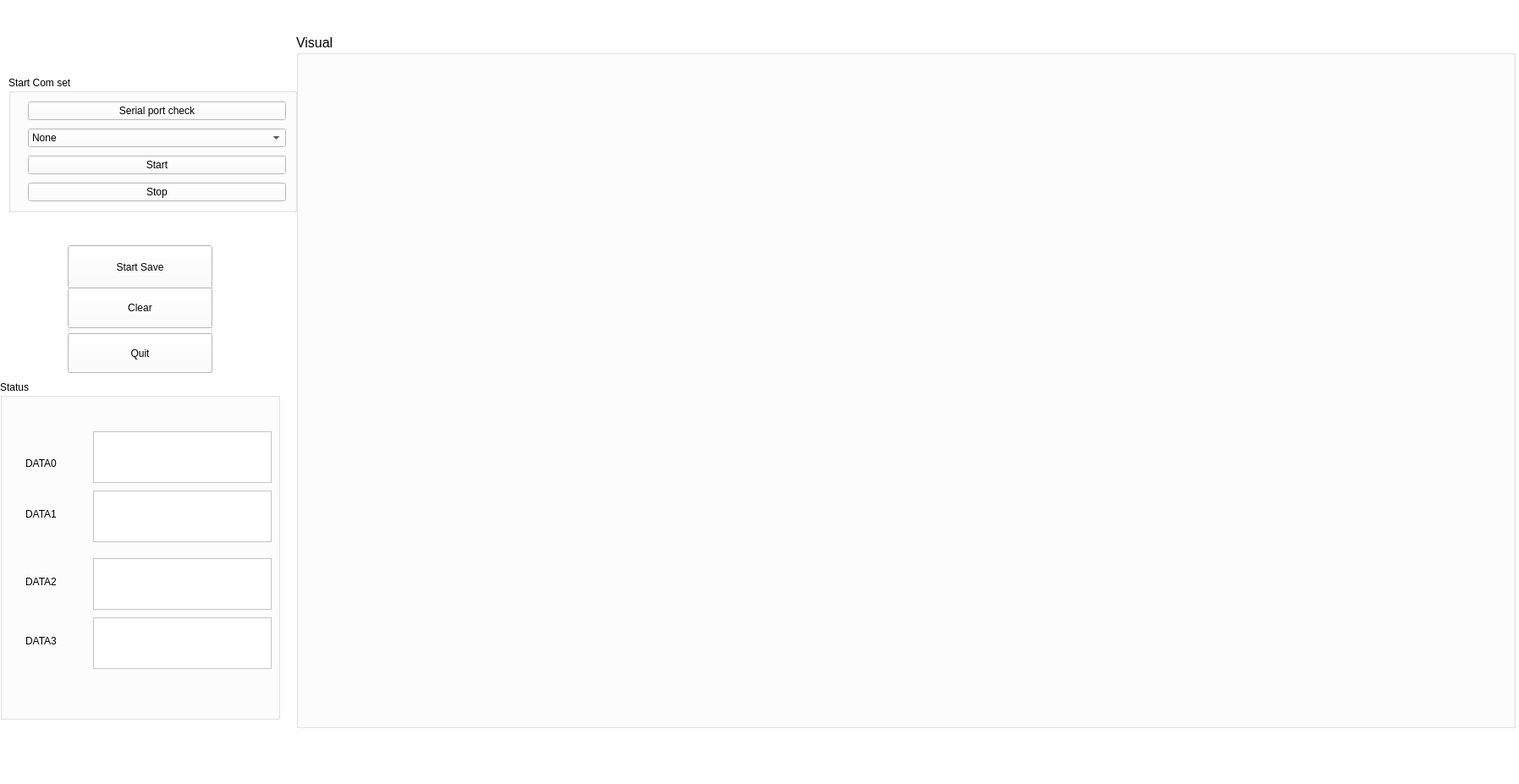
<?xml version="1.0" encoding="UTF-8"?>
<ui version="4.0">
 <class>Form</class>
 <widget class="QWidget" name="Form">
  <property name="geometry">
   <rect>
    <x>0</x>
    <y>0</y>
    <width>1795</width>
    <height>927</height>
   </rect>
  </property>
  <property name="palette">
   <palette>
    <active>
     <colorrole role="WindowText">
      <brush brushstyle="SolidPattern">
       <color alpha="255">
        <red>0</red>
        <green>0</green>
        <blue>0</blue>
       </color>
      </brush>
     </colorrole>
     <colorrole role="Button">
      <brush brushstyle="SolidPattern">
       <color alpha="255">
        <red>255</red>
        <green>255</green>
        <blue>255</blue>
       </color>
      </brush>
     </colorrole>
     <colorrole role="Light">
      <brush brushstyle="SolidPattern">
       <color alpha="255">
        <red>255</red>
        <green>255</green>
        <blue>255</blue>
       </color>
      </brush>
     </colorrole>
     <colorrole role="Midlight">
      <brush brushstyle="SolidPattern">
       <color alpha="255">
        <red>255</red>
        <green>255</green>
        <blue>255</blue>
       </color>
      </brush>
     </colorrole>
     <colorrole role="Dark">
      <brush brushstyle="SolidPattern">
       <color alpha="255">
        <red>127</red>
        <green>127</green>
        <blue>127</blue>
       </color>
      </brush>
     </colorrole>
     <colorrole role="Mid">
      <brush brushstyle="SolidPattern">
       <color alpha="255">
        <red>170</red>
        <green>170</green>
        <blue>170</blue>
       </color>
      </brush>
     </colorrole>
     <colorrole role="Text">
      <brush brushstyle="SolidPattern">
       <color alpha="255">
        <red>0</red>
        <green>0</green>
        <blue>0</blue>
       </color>
      </brush>
     </colorrole>
     <colorrole role="BrightText">
      <brush brushstyle="SolidPattern">
       <color alpha="255">
        <red>255</red>
        <green>255</green>
        <blue>255</blue>
       </color>
      </brush>
     </colorrole>
     <colorrole role="ButtonText">
      <brush brushstyle="SolidPattern">
       <color alpha="255">
        <red>0</red>
        <green>0</green>
        <blue>0</blue>
       </color>
      </brush>
     </colorrole>
     <colorrole role="Base">
      <brush brushstyle="SolidPattern">
       <color alpha="255">
        <red>255</red>
        <green>255</green>
        <blue>255</blue>
       </color>
      </brush>
     </colorrole>
     <colorrole role="Window">
      <brush brushstyle="SolidPattern">
       <color alpha="255">
        <red>255</red>
        <green>255</green>
        <blue>255</blue>
       </color>
      </brush>
     </colorrole>
     <colorrole role="Shadow">
      <brush brushstyle="SolidPattern">
       <color alpha="255">
        <red>0</red>
        <green>0</green>
        <blue>0</blue>
       </color>
      </brush>
     </colorrole>
     <colorrole role="AlternateBase">
      <brush brushstyle="SolidPattern">
       <color alpha="255">
        <red>255</red>
        <green>255</green>
        <blue>255</blue>
       </color>
      </brush>
     </colorrole>
     <colorrole role="ToolTipBase">
      <brush brushstyle="SolidPattern">
       <color alpha="255">
        <red>255</red>
        <green>255</green>
        <blue>220</blue>
       </color>
      </brush>
     </colorrole>
     <colorrole role="ToolTipText">
      <brush brushstyle="SolidPattern">
       <color alpha="255">
        <red>0</red>
        <green>0</green>
        <blue>0</blue>
       </color>
      </brush>
     </colorrole>
     <colorrole role="PlaceholderText">
      <brush brushstyle="SolidPattern">
       <color alpha="128">
        <red>0</red>
        <green>0</green>
        <blue>0</blue>
       </color>
      </brush>
     </colorrole>
    </active>
    <inactive>
     <colorrole role="WindowText">
      <brush brushstyle="SolidPattern">
       <color alpha="255">
        <red>0</red>
        <green>0</green>
        <blue>0</blue>
       </color>
      </brush>
     </colorrole>
     <colorrole role="Button">
      <brush brushstyle="SolidPattern">
       <color alpha="255">
        <red>255</red>
        <green>255</green>
        <blue>255</blue>
       </color>
      </brush>
     </colorrole>
     <colorrole role="Light">
      <brush brushstyle="SolidPattern">
       <color alpha="255">
        <red>255</red>
        <green>255</green>
        <blue>255</blue>
       </color>
      </brush>
     </colorrole>
     <colorrole role="Midlight">
      <brush brushstyle="SolidPattern">
       <color alpha="255">
        <red>255</red>
        <green>255</green>
        <blue>255</blue>
       </color>
      </brush>
     </colorrole>
     <colorrole role="Dark">
      <brush brushstyle="SolidPattern">
       <color alpha="255">
        <red>127</red>
        <green>127</green>
        <blue>127</blue>
       </color>
      </brush>
     </colorrole>
     <colorrole role="Mid">
      <brush brushstyle="SolidPattern">
       <color alpha="255">
        <red>170</red>
        <green>170</green>
        <blue>170</blue>
       </color>
      </brush>
     </colorrole>
     <colorrole role="Text">
      <brush brushstyle="SolidPattern">
       <color alpha="255">
        <red>0</red>
        <green>0</green>
        <blue>0</blue>
       </color>
      </brush>
     </colorrole>
     <colorrole role="BrightText">
      <brush brushstyle="SolidPattern">
       <color alpha="255">
        <red>255</red>
        <green>255</green>
        <blue>255</blue>
       </color>
      </brush>
     </colorrole>
     <colorrole role="ButtonText">
      <brush brushstyle="SolidPattern">
       <color alpha="255">
        <red>0</red>
        <green>0</green>
        <blue>0</blue>
       </color>
      </brush>
     </colorrole>
     <colorrole role="Base">
      <brush brushstyle="SolidPattern">
       <color alpha="255">
        <red>255</red>
        <green>255</green>
        <blue>255</blue>
       </color>
      </brush>
     </colorrole>
     <colorrole role="Window">
      <brush brushstyle="SolidPattern">
       <color alpha="255">
        <red>255</red>
        <green>255</green>
        <blue>255</blue>
       </color>
      </brush>
     </colorrole>
     <colorrole role="Shadow">
      <brush brushstyle="SolidPattern">
       <color alpha="255">
        <red>0</red>
        <green>0</green>
        <blue>0</blue>
       </color>
      </brush>
     </colorrole>
     <colorrole role="AlternateBase">
      <brush brushstyle="SolidPattern">
       <color alpha="255">
        <red>255</red>
        <green>255</green>
        <blue>255</blue>
       </color>
      </brush>
     </colorrole>
     <colorrole role="ToolTipBase">
      <brush brushstyle="SolidPattern">
       <color alpha="255">
        <red>255</red>
        <green>255</green>
        <blue>220</blue>
       </color>
      </brush>
     </colorrole>
     <colorrole role="ToolTipText">
      <brush brushstyle="SolidPattern">
       <color alpha="255">
        <red>0</red>
        <green>0</green>
        <blue>0</blue>
       </color>
      </brush>
     </colorrole>
     <colorrole role="PlaceholderText">
      <brush brushstyle="SolidPattern">
       <color alpha="128">
        <red>0</red>
        <green>0</green>
        <blue>0</blue>
       </color>
      </brush>
     </colorrole>
    </inactive>
    <disabled>
     <colorrole role="WindowText">
      <brush brushstyle="SolidPattern">
       <color alpha="255">
        <red>127</red>
        <green>127</green>
        <blue>127</blue>
       </color>
      </brush>
     </colorrole>
     <colorrole role="Button">
      <brush brushstyle="SolidPattern">
       <color alpha="255">
        <red>255</red>
        <green>255</green>
        <blue>255</blue>
       </color>
      </brush>
     </colorrole>
     <colorrole role="Light">
      <brush brushstyle="SolidPattern">
       <color alpha="255">
        <red>255</red>
        <green>255</green>
        <blue>255</blue>
       </color>
      </brush>
     </colorrole>
     <colorrole role="Midlight">
      <brush brushstyle="SolidPattern">
       <color alpha="255">
        <red>255</red>
        <green>255</green>
        <blue>255</blue>
       </color>
      </brush>
     </colorrole>
     <colorrole role="Dark">
      <brush brushstyle="SolidPattern">
       <color alpha="255">
        <red>127</red>
        <green>127</green>
        <blue>127</blue>
       </color>
      </brush>
     </colorrole>
     <colorrole role="Mid">
      <brush brushstyle="SolidPattern">
       <color alpha="255">
        <red>170</red>
        <green>170</green>
        <blue>170</blue>
       </color>
      </brush>
     </colorrole>
     <colorrole role="Text">
      <brush brushstyle="SolidPattern">
       <color alpha="255">
        <red>127</red>
        <green>127</green>
        <blue>127</blue>
       </color>
      </brush>
     </colorrole>
     <colorrole role="BrightText">
      <brush brushstyle="SolidPattern">
       <color alpha="255">
        <red>255</red>
        <green>255</green>
        <blue>255</blue>
       </color>
      </brush>
     </colorrole>
     <colorrole role="ButtonText">
      <brush brushstyle="SolidPattern">
       <color alpha="255">
        <red>127</red>
        <green>127</green>
        <blue>127</blue>
       </color>
      </brush>
     </colorrole>
     <colorrole role="Base">
      <brush brushstyle="SolidPattern">
       <color alpha="255">
        <red>255</red>
        <green>255</green>
        <blue>255</blue>
       </color>
      </brush>
     </colorrole>
     <colorrole role="Window">
      <brush brushstyle="SolidPattern">
       <color alpha="255">
        <red>255</red>
        <green>255</green>
        <blue>255</blue>
       </color>
      </brush>
     </colorrole>
     <colorrole role="Shadow">
      <brush brushstyle="SolidPattern">
       <color alpha="255">
        <red>0</red>
        <green>0</green>
        <blue>0</blue>
       </color>
      </brush>
     </colorrole>
     <colorrole role="AlternateBase">
      <brush brushstyle="SolidPattern">
       <color alpha="255">
        <red>255</red>
        <green>255</green>
        <blue>255</blue>
       </color>
      </brush>
     </colorrole>
     <colorrole role="ToolTipBase">
      <brush brushstyle="SolidPattern">
       <color alpha="255">
        <red>255</red>
        <green>255</green>
        <blue>220</blue>
       </color>
      </brush>
     </colorrole>
     <colorrole role="ToolTipText">
      <brush brushstyle="SolidPattern">
       <color alpha="255">
        <red>0</red>
        <green>0</green>
        <blue>0</blue>
       </color>
      </brush>
     </colorrole>
     <colorrole role="PlaceholderText">
      <brush brushstyle="SolidPattern">
       <color alpha="128">
        <red>0</red>
        <green>0</green>
        <blue>0</blue>
       </color>
      </brush>
     </colorrole>
    </disabled>
   </palette>
  </property>
  <property name="font">
   <font>
    <weight>50</weight>
    <bold>false</bold>
   </font>
  </property>
  <property name="windowTitle">
   <string>LZ数据系统</string>
  </property>
  <property name="autoFillBackground">
   <bool>false</bool>
  </property>
  <widget class="QGroupBox" name="formGroupBox">
   <property name="geometry">
    <rect>
     <x>10</x>
     <y>90</y>
     <width>341</width>
     <height>161</height>
    </rect>
   </property>
   <property name="title">
    <string>Start Com set</string>
   </property>
   <layout class="QFormLayout" name="formLayout">
    <property name="horizontalSpacing">
     <number>10</number>
    </property>
    <property name="verticalSpacing">
     <number>10</number>
    </property>
    <property name="leftMargin">
     <number>10</number>
    </property>
    <property name="topMargin">
     <number>10</number>
    </property>
    <property name="rightMargin">
     <number>10</number>
    </property>
    <property name="bottomMargin">
     <number>10</number>
    </property>
    <item row="2" column="1">
     <widget class="QPushButton" name="open_button">
      <property name="text">
       <string>Start</string>
      </property>
     </widget>
    </item>
    <item row="3" column="1">
     <widget class="QPushButton" name="close_button">
      <property name="text">
       <string>Stop</string>
      </property>
     </widget>
    </item>
    <item row="0" column="1">
     <widget class="QPushButton" name="checkserialport">
      <property name="text">
       <string>Serial port check</string>
      </property>
     </widget>
    </item>
    <item row="1" column="1">
     <widget class="QComboBox" name="serialportnum">
      <item>
       <property name="text">
        <string>None</string>
       </property>
      </item>
     </widget>
    </item>
   </layout>
  </widget>
  <widget class="QGroupBox" name="verticalGroupBox">
   <property name="geometry">
    <rect>
     <x>350</x>
     <y>40</y>
     <width>1441</width>
     <height>821</height>
    </rect>
   </property>
   <property name="font">
    <font>
     <pointsize>12</pointsize>
     <weight>50</weight>
     <bold>false</bold>
    </font>
   </property>
   <property name="title">
    <string>Visual</string>
   </property>
   <layout class="QVBoxLayout" name="verticalLayout">
    <property name="leftMargin">
     <number>10</number>
    </property>
    <property name="topMargin">
     <number>10</number>
    </property>
    <property name="rightMargin">
     <number>10</number>
    </property>
    <property name="bottomMargin">
     <number>10</number>
    </property>
    <item>
     <layout class="QVBoxLayout" name="verticalLayout_graph"/>
    </item>
   </layout>
  </widget>
  <widget class="QGroupBox" name="groupBox">
   <property name="geometry">
    <rect>
     <x>80</x>
     <y>290</y>
     <width>171</width>
     <height>151</height>
    </rect>
   </property>
   <property name="title">
    <string/>
   </property>
   <widget class="QWidget" name="gridLayoutWidget">
    <property name="geometry">
     <rect>
      <x>0</x>
      <y>50</y>
      <width>171</width>
      <height>101</height>
     </rect>
    </property>
    <layout class="QGridLayout" name="gridLayout">
     <item row="1" column="0" colspan="2">
      <widget class="QPushButton" name="quit_Button">
       <property name="sizePolicy">
        <sizepolicy hsizetype="Minimum" vsizetype="Expanding">
         <horstretch>1</horstretch>
         <verstretch>2</verstretch>
        </sizepolicy>
       </property>
       <property name="font">
        <font>
         <pointsize>9</pointsize>
         <weight>50</weight>
         <bold>false</bold>
        </font>
       </property>
       <property name="text">
        <string>Quit</string>
       </property>
      </widget>
     </item>
     <item row="0" column="0" colspan="2">
      <widget class="QPushButton" name="start_measure_button">
       <property name="sizePolicy">
        <sizepolicy hsizetype="Minimum" vsizetype="Expanding">
         <horstretch>1</horstretch>
         <verstretch>2</verstretch>
        </sizepolicy>
       </property>
       <property name="text">
        <string>Clear</string>
       </property>
      </widget>
     </item>
    </layout>
   </widget>
   <widget class="QPushButton" name="savedata_button">
    <property name="geometry">
     <rect>
      <x>0</x>
      <y>0</y>
      <width>171</width>
      <height>51</height>
     </rect>
    </property>
    <property name="text">
     <string>Start Save</string>
    </property>
   </widget>
  </widget>
  <widget class="QGroupBox" name="groupBox_4">
   <property name="geometry">
    <rect>
     <x>0</x>
     <y>450</y>
     <width>331</width>
     <height>401</height>
    </rect>
   </property>
   <property name="title">
    <string>Status</string>
   </property>
   <widget class="QTextBrowser" name="textBrowser">
    <property name="geometry">
     <rect>
      <x>110</x>
      <y>60</y>
      <width>211</width>
      <height>61</height>
     </rect>
    </property>
   </widget>
   <widget class="QLabel" name="label">
    <property name="geometry">
     <rect>
      <x>30</x>
      <y>90</y>
      <width>71</width>
      <height>16</height>
     </rect>
    </property>
    <property name="text">
     <string>DATA0</string>
    </property>
   </widget>
   <widget class="QLabel" name="label_2">
    <property name="geometry">
     <rect>
      <x>30</x>
      <y>150</y>
      <width>71</width>
      <height>16</height>
     </rect>
    </property>
    <property name="text">
     <string>DATA1</string>
    </property>
   </widget>
   <widget class="QLabel" name="label_3">
    <property name="geometry">
     <rect>
      <x>30</x>
      <y>230</y>
      <width>61</width>
      <height>16</height>
     </rect>
    </property>
    <property name="text">
     <string>DATA2</string>
    </property>
   </widget>
   <widget class="QLabel" name="label_4">
    <property name="geometry">
     <rect>
      <x>30</x>
      <y>300</y>
      <width>71</width>
      <height>16</height>
     </rect>
    </property>
    <property name="text">
     <string>DATA3</string>
    </property>
   </widget>
   <widget class="QTextBrowser" name="textBrowser_2">
    <property name="geometry">
     <rect>
      <x>110</x>
      <y>130</y>
      <width>211</width>
      <height>61</height>
     </rect>
    </property>
   </widget>
   <widget class="QTextBrowser" name="textBrowser_3">
    <property name="geometry">
     <rect>
      <x>110</x>
      <y>210</y>
      <width>211</width>
      <height>61</height>
     </rect>
    </property>
   </widget>
   <widget class="QTextBrowser" name="textBrowser_4">
    <property name="geometry">
     <rect>
      <x>110</x>
      <y>280</y>
      <width>211</width>
      <height>61</height>
     </rect>
    </property>
   </widget>
  </widget>
  <zorder>verticalGroupBox</zorder>
  <zorder>formGroupBox</zorder>
  <zorder>groupBox</zorder>
  <zorder>groupBox_4</zorder>
 </widget>
 <resources/>
 <connections/>
</ui>
